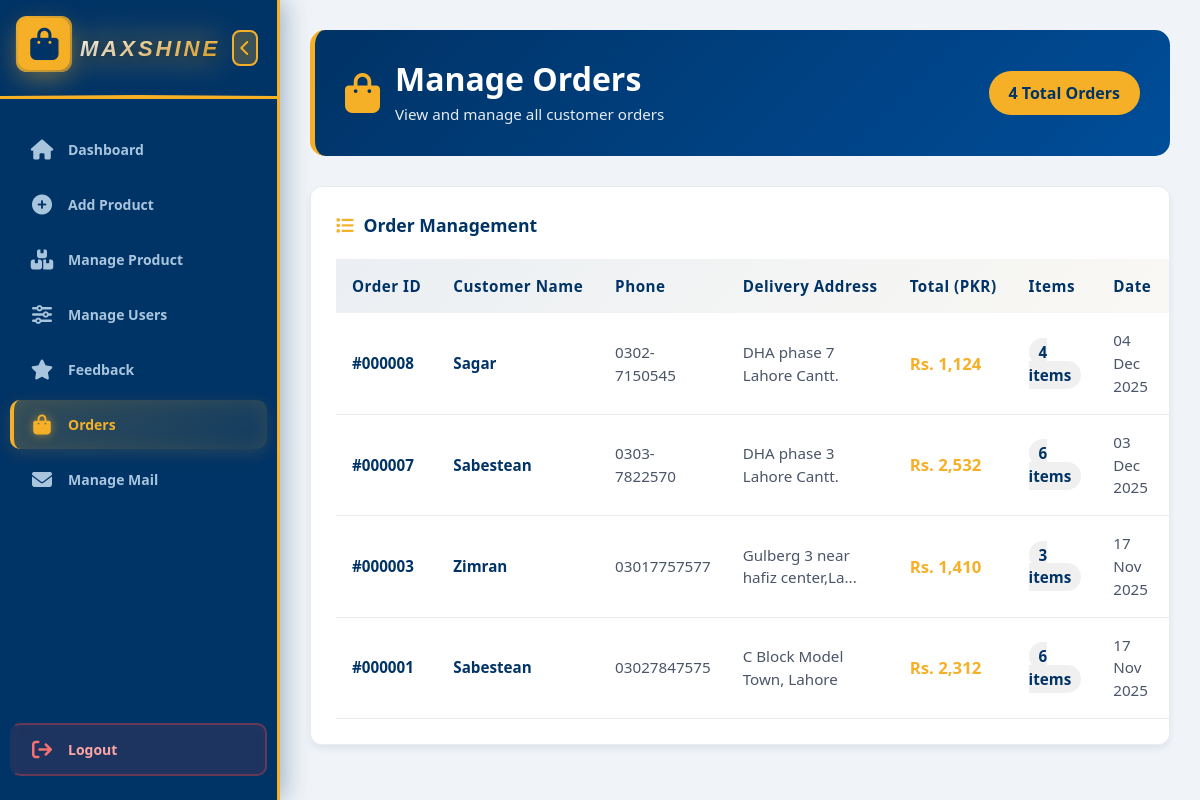
The page /admin/orders.php on the database its author committed.
### tables this page shows
CREATE TABLE `orders` (
  `order_id` int(11) NOT NULL,
  `customer_name` varchar(255) NOT NULL,
  `phone` varchar(20) NOT NULL,
  `delivery_address` text NOT NULL,
  `cart_items` text NOT NULL,
  `subtotal` decimal(10,2) NOT NULL,
  `shipping_fee` decimal(10,2) NOT NULL,
  `tax` decimal(10,2) NOT NULL,
  `total` decimal(10,2) NOT NULL,
  `order_date` timestamp NOT NULL DEFAULT current_timestamp(),
  `status` varchar(50) DEFAULT 'Pending'
);

### admin/orders.php (the view, shortened to what this page needs)
<?php
include '../conn.php';
$sql = "SELECT * FROM orders ORDER BY order_date DESC";
$result = $conn->query($sql);
$orders = array();
if ($result && $result->num_rows > 0) {
    while ($row = $result->fetch_assoc()) {
        $orders[] = $row;
    }
}
?>
<!DOCTYPE html>
<html lang="en">
<head>
    <link href="https://cdnjs.cloudflare.com/ajax/libs/font-awesome/6.4.0/css/all.min.css" rel="stylesheet">
</head>
<body>
    <?php include 'sidebar.php'; ?>
    <div class="main-content" id="mainContent">
        <div class="page-header">
            <div class="page-header-left">
                <i class="fas fa-shopping-bag"></i>
                <div>
                    <h1>Manage Orders</h1>
                    <p>View and manage all customer orders</p>
                </div>
            </div>
            <div class="orders-count-badge">
                <?php echo count($orders); ?> Total Orders
            </div>
        </div>
        <div class="orders-container">
            <div class="table-header">
                <i class="fas fa-list"></i>
                Order Management
            </div>
            <?php if (count($orders) > 0): ?>
            <table id="ordersTable">
                <thead>
                    <tr>
                        <th>Order ID</th>
                        <th>Customer Name</th>
                        <th>Phone</th>
                        <th>Delivery Address</th>
                        <th>Total (PKR)</th>
                        <th>Items</th>
                        <th>Date</th>
                        <th>Status</th>
                    </tr>
                </thead>
                <tbody id="tableBody">
                    <?php foreach ($orders as $order):
                        $cartItems = json_decode($order['cart_items'], true);
                        $itemCount = array_sum(array_column($cartItems, 'quantity'));
                        $datetime = date('d M Y', strtotime($order['order_date']));
                    ?>
                    <tr id="row-<?php echo $order['order_id']; ?>">
                        <td class="order-id" onclick="viewOrder(<?php echo $order['order_id']; ?>)">
                            #<?php echo str_pad($order['order_id'], 6, '0', STR_PAD_LEFT); ?>
                        </td>
                        <td class="customer-name"><?php echo htmlspecialchars($order['customer_name']); ?></td>
                        <td><?php echo htmlspecialchars($order['phone']); ?></td>
                        <td><?php echo htmlspecialchars(substr($order['delivery_address'], 0, 30)) . (strlen($order['delivery_address']) > 30 ? '...' : ''); ?></td>
                        <td class="order-total">Rs. <?php echo number_format($order['total']); ?></td>
                        <td><span class="items-count"><?php echo $itemCount; ?> items</span></td>
                        <td><?php echo $datetime; ?></td>
                        <td>
                        </td>
                    </tr>
                    <?php endforeach; ?>
                </tbody>
            </table>
            <?php endif; ?>
        </div>
    </div>
</body>
</html>

### admin/orders.php (style rules this page uses)
* { margin: 0; padding: 0; box-sizing: border-box; }
body { font-family: 'Segoe UI', Tahoma, Geneva, Verdana, sans-serif; background-color: #f5f7fa; }
.main-content { margin-left: 280px; padding: 30px; transition: margin-left 0.5s cubic-bezier(0.25, 0.46, 0.45, 0.94); min-height: 100vh; }
.page-header { background: linear-gradient(135deg, #003366 0%, #004d99 100%); border-radius: 15px; padding: 30px; margin-bottom: 30px; color: white; border-left: 5px solid #F5B027; display: flex; align-items: center; justify-content: space-between; }
.page-header-left { display: flex; align-items: center; gap: 15px; }
.page-header i { font-size: 2.5rem; color: #F5B027; }
.page-header h1 { font-size: 2rem; font-weight: 700; margin: 0; }
.page-header p { font-size: 0.95rem; opacity: 0.9; margin: 5px 0 0 0; }
.orders-count-badge { background: #F5B027; color: #003366; padding: 10px 20px; border-radius: 25px; font-size: 1rem; font-weight: 700; }
.orders-container { background: white; border-radius: 12px; padding: 25px; box-shadow: 0 4px 6px rgba(0, 51, 102, 0.08); border: 1px solid #e8ecf1; overflow-x: auto; max-height: 70vh; overflow-y: auto; }
.table-header { font-size: 1.1rem; color: #003366; font-weight: 700; margin-bottom: 20px; display: flex; align-items: center; gap: 10px; }
.table-header i { color: #F5B027; }
table { width: 100%; border-collapse: collapse; }
thead { background: linear-gradient(135deg, rgba(0, 51, 102, 0.08) 0%, rgba(245, 176, 39, 0.05) 100%); border-top: 2px solid #e8ecf1; border-bottom: 2px solid #F5B027; }
thead th { padding: 16px; text-align: left; color: #003366; font-weight: 700; font-size: 0.95rem; letter-spacing: 0.5px; white-space: nowrap; }
tbody tr { border-bottom: 1px solid #e8ecf1; transition: all 0.3s cubic-bezier(0.25, 0.46, 0.45, 0.94); }
tbody td { padding: 16px; color: #4a5568; font-size: 0.95rem; }
.order-id { font-weight: 700; color: #003366; cursor: pointer; }
.customer-name { font-weight: 600; color: #003366; }
.order-total { color: #F5B027; font-weight: 700; font-size: 1.05rem; }
.items-count { background: #f0f0f0; padding: 4px 10px; border-radius: 15px; font-weight: 600; color: #003366; }

### admin/sidebar.php (style rules this page uses)
:root { --primary-color: #003366; --accent-color: #F5B027; --text-light: #ffffff; --sidebar-bg: #003366; --sidebar-dark: #001a33; --hover-bg: #004d99; --text-muted: #a8c5dd; }
* { margin: 0; padding: 0; box-sizing: border-box; }
body { font-family: 'Segoe UI', Tahoma, Geneva, Verdana, sans-serif; overflow-x: hidden; background: #f0f4f8; }
.main-content { margin-left: 280px; padding: 30px; transition: margin-left 0.5s cubic-bezier(0.25, 0.46, 0.45, 0.94); min-height: 100vh; }

### rows shown on the page
orders: order_id "000008", customer_name "Sagar", phone "0302-7150545", delivery_address "DHA phase 7 Lahore Cantt.", total "1,124", cart_items "4", order_date "04 Dec 2025"
orders: order_id "000007", customer_name "Sabestean", phone "0303-7822570", delivery_address "DHA phase 3 Lahore Cantt.", total "2,532", cart_items "6", order_date "03 Dec 2025"
orders: order_id "000003", customer_name "Zimran", phone "03017757577", delivery_address "Gulberg 3 near hafiz center,La", total "1,410", cart_items "3", order_date "17 Nov 2025"
orders: order_id "000001", customer_name "Sabestean", phone "03027847575", delivery_address "C Block Model Town, Lahore", total "2,312", cart_items "6", order_date "17 Nov 2025"

### other values the page prints
count($orders) "4"
